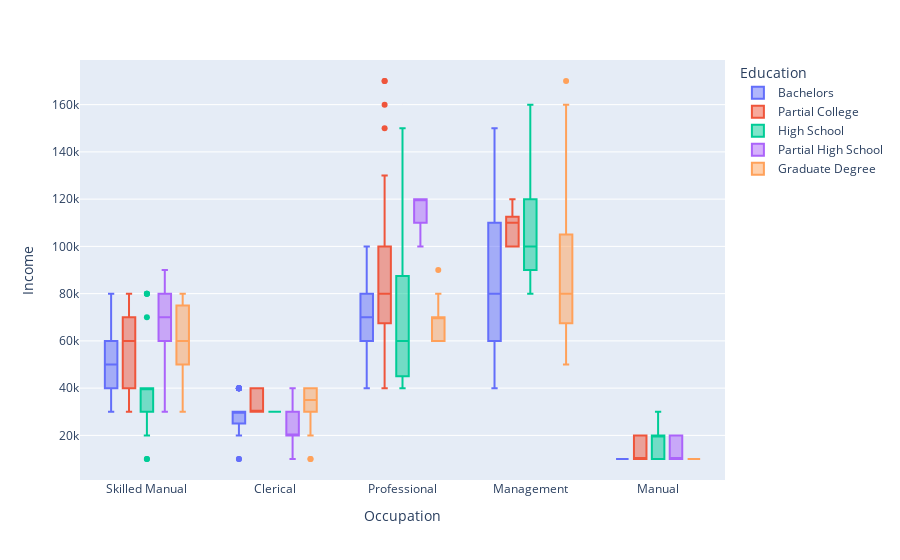

The notebook cell this image was saved under:
### Code cell
#Dependiendo de la educacion y la ocupacion se infiere la ganancia de los na's de la columna income
fig = px.box(df, y = 'Income', x = "Occupation", color = "Education")
fig.show()

### Figure 1 — Plotly figure (JSON) as saved in the notebook; plotly's stock layout.template omitted (floating-point values rounded to 4 significant figures; data arrays with more than 128 entries replaced by an {"elided": "..."} marker saying what was removed)
{"data": [{"alignmentgroup": "True", "hovertemplate": "Education=Bachelors<br>Occupation=%{x}<br>Income=%{y}<extra></extra>", "legendgroup": "Bachelors", "marker": {"color": "#636efa"}, "name": "Bachelors", "notched": false, "offsetgroup": "Bachelors", "orientation": "v", "showlegend": true, "type": "box", "x": {"elided": "301 str values"}, "x0": " ", "xaxis": "x", "y": {"elided": "301 int values"}, "y0": " ", "yaxis": "y"}, {"alignmentgroup": "True", "hovertemplate": "Education=Partial College<br>Occupation=%{x}<br>Income=%{y}<extra></extra>", "legendgroup": "Partial College", "marker": {"color": "#EF553B"}, "name": "Partial College", "notched": false, "offsetgroup": "Partial College", "orientation": "v", "showlegend": true, "type": "box", "x": {"elided": "261 str values"}, "x0": " ", "xaxis": "x", "y": {"elided": "261 int values"}, "y0": " ", "yaxis": "y"}, {"alignmentgroup": "True", "hovertemplate": "Education=High School<br>Occupation=%{x}<br>Income=%{y}<extra></extra>", "legendgroup": "High School", "marker": {"color": "#00cc96"}, "name": "High School", "notched": false, "offsetgroup": "High School", "orientation": "v", "showlegend": true, "type": "box", "x": {"elided": "179 str values"}, "x0": " ", "xaxis": "x", "y": {"elided": "179 int values"}, "y0": " ", "yaxis": "y"}, {"alignmentgroup": "True", "hovertemplate": "Education=Partial High School<br>Occupation=%{x}<br>Income=%{y}<extra></extra>", "legendgroup": "Partial High School", "marker": {"color": "#ab63fa"}, "name": "Partial High School", "notched": false, "offsetgroup": "Partial High School", "orientation": "v", "showlegend": true, "type": "box", "x": ["Clerical", "Clerical", "Manual", "Manual", "Manual", "Manual", "Professional", "Manual", "Manual", "Manual", "Clerical", "Manual", "Manual", "Manual", "Manual", "Manual", "Clerical", "Manual", "Manual", "Manual", "Professional", "Clerical", "Manual", "Manual", "Manual", "Clerical", "Clerical", "Manual", "Skilled Manual", "Manual", "Manual", "Manual", "Manual", "Manual", "Manual", "Professional", "Manual", "Manual", "Clerical", "Manual", "Professional", "Manual", "Skilled Manual", "Manual", "Manual", "Skilled Manual", "Clerical", "Clerical", "Skilled Manual", "Skilled Manual", "Skilled Manual", "Skilled Manual", "Clerical", "Clerical", "Clerical", "Clerical", "Clerical", "Skilled Manual", "Skilled Manual", "Clerical", "Skilled Manual", "Clerical", "Skilled Manual", "Clerical", "Skilled Manual", "Skilled Manual", "Clerical", "Clerical", "Skilled Manual", "Clerical", "Clerical", "Clerical", "Skilled Manual", "Skilled Manual", "Clerical", "Skilled Manual"], "x0": " ", "xaxis": "x", "y": [20000, 20000, 20000, 10000, 10000, 10000, 120000, 10000, 20000, 10000, 20000, 20000, 10000, 10000, 10000, 20000, 20000, 20000, 10000, 10000, 100000, 20000, 10000, 10000, 10000, 10000, 40000, 10000, 90000, 10000, 20000, 20000, 10000, 10000, 10000, 120000, 20000, 10000, 10000, 10000, 120000, 20000, 90000, 10000, 20000, 70000, 30000, 20000, 70000, 40000, 60000, 60000, 30000, 20000, 20000, 30000, 20000, 80000, 70000, 20000, 70000, 20000, 80000, 40000, 70000, 80000, 20000, 40000, 30000, 30000, 20000, 30000, 80000, 70000, 30000, 60000], "y0": " ", "yaxis": "y"}, {"alignmentgroup": "True", "hovertemplate": "Education=Graduate Degree<br>Occupation=%{x}<br>Income=%{y}<extra></extra>", "legendgroup": "Graduate Degree", "marker": {"color": "#FFA15A"}, "name": "Graduate Degree", "notched": false, "offsetgroup": "Graduate Degree", "orientation": "v", "showlegend": true, "type": "box", "x": {"elided": "172 str values"}, "x0": " ", "xaxis": "x", "y": {"elided": "172 int values"}, "y0": " ", "yaxis": "y"}], "layout": {"boxmode": "group", "legend": {"title": {"text": "Education"}, "tracegroupgap": 0}, "margin": {"t": 60}, "xaxis": {"anchor": "y", "domain": [0, 1], "title": {"text": "Occupation"}}, "yaxis": {"anchor": "x", "domain": [0, 1], "title": {"text": "Income"}}}}
